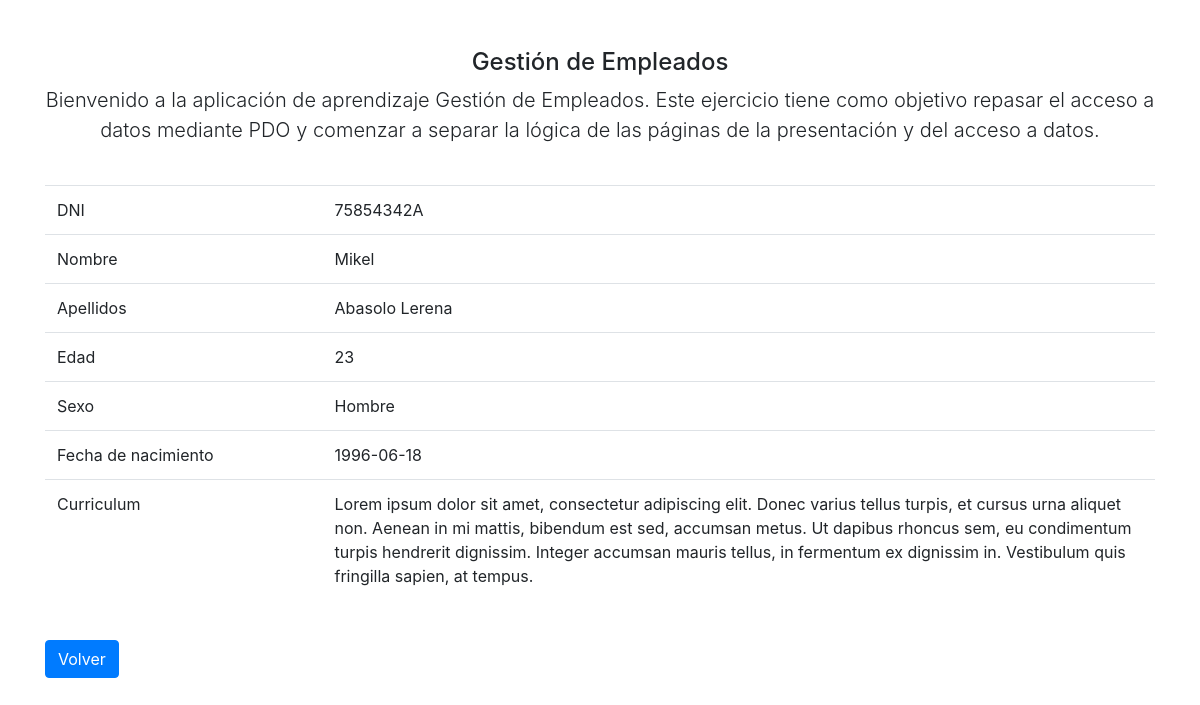
Screenshot of /index.php?accion=detalle&id=2 with the database file from the repository.
### tables this page shows
CREATE TABLE empleado (
    id INT NOT NULL AUTO_INCREMENT,
    nombre VARCHAR(100) NOT NULL,
    apellidos VARCHAR(100) NOT NULL,
    email VARCHAR(100) NOT NULL,
    dni VARCHAR(9) NOT NULL,
    sexo VARCHAR(20) NOT NULL,
    edad INT NOT NULL,
    fecha_nacimiento DATE NOT NULL,
    curriculum VARCHAR(500) NOT NULL,
    created_at TIMESTAMP NOT NULL DEFAULT NOW(),
    PRIMARY KEY (id)
);

### db_functions.php (called while the page is built, shortened)
<?php
function getById($dbh, $id){
    $stmt = $dbh->prepare("SELECT * FROM empleado WHERE id = :id");
    $stmt->setFetchMode(PDO::FETCH_OBJ);
    $data = array(
        "id" => $id
    );
    $stmt->execute($data);
    return $stmt->fetchObject();
}

### views/detalle.view.php (the view)
<?php require('partials/head.php') ?>
    <table class="table">
        <tr>
            <td class="w-25">DNI</td><td><?= $empleado->dni ?></td>
        </tr>
        <tr>
            <td>Nombre</td><td><?= $empleado->nombre ?></td>
        </tr>
        <tr>
            <td>Apellidos</td><td><?= $empleado->apellidos ?></td>
        </tr>
        <tr>
            <td>Edad</td><td><?= $empleado->edad ?></td>
        </tr>
        <tr>
            <td>Sexo</td><td><?= $empleado->sexo ?></td>
        </tr>
        <tr>
            <td>Fecha de nacimiento</td><td><?= $empleado->fecha_nacimiento ?></td>
        </tr>
        <tr>
            <td>Curriculum</td><td><?= $empleado->curriculum ?></td>
        </tr>
    </table>
<br>
<a href="index.php" class="btn btn-primary">Volver</a>
<?php require('partials/footer.php') ?>

### rows the page displays
empleado: dni "75854342A", nombre "Mikel", apellidos "Abasolo Lerena", edad "23", sexo "Hombre", fecha_nacimiento "1996-06-18", curriculum "Lorem ipsum dolor sit amet, consectetur adipiscing elit. Donec varius tellus turpis, et cursus urna aliquet non. Aenean in mi mattis, bibendum est sed, accumsan metus. Ut dapibus rhoncus sem, eu condimentum turpis hendrerit dignissim. Integer accumsan mauris tellus, in fermentum ex dignissim in. Vestibulum quis fringilla sapien, at tempus."
